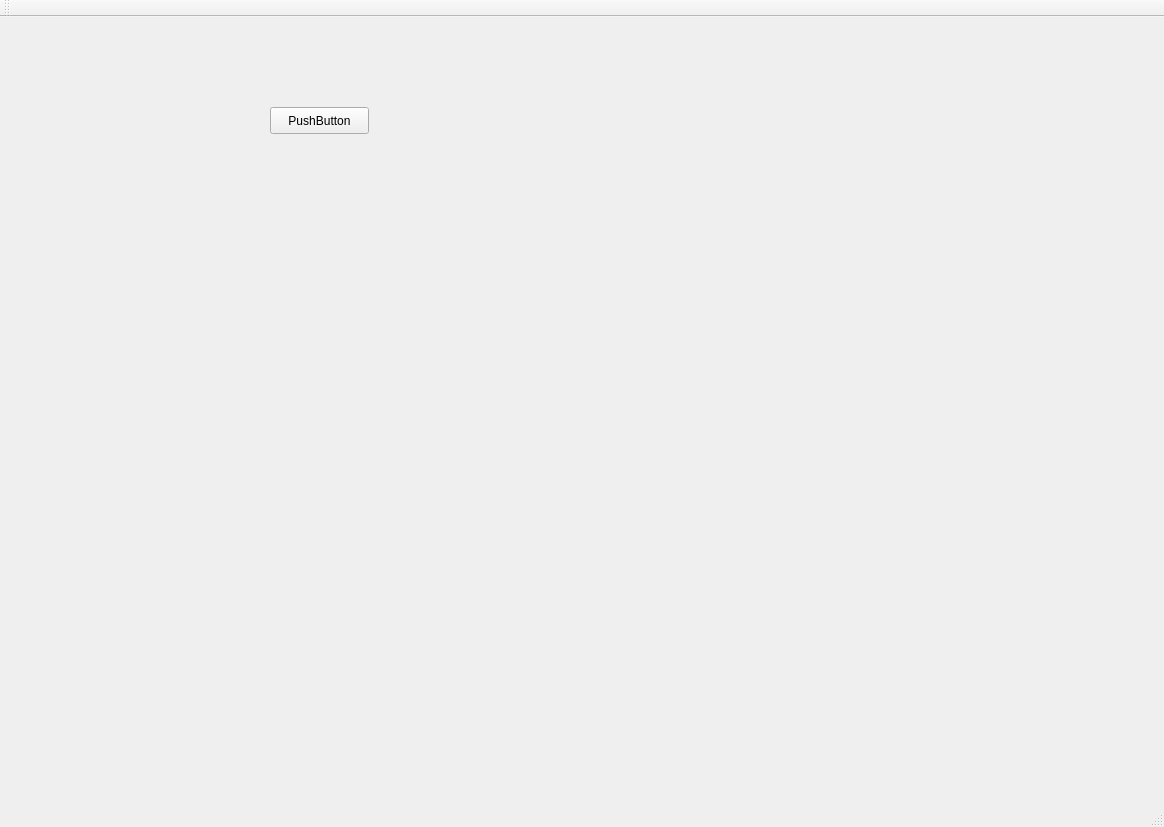
<?xml version="1.0" encoding="UTF-8"?>
<ui version="4.0">
 <class>FEniCS_BS_GUI</class>
 <widget class="QMainWindow" name="FEniCS_BS_GUI">
  <property name="geometry">
   <rect>
    <x>0</x>
    <y>0</y>
    <width>1164</width>
    <height>827</height>
   </rect>
  </property>
  <property name="windowTitle">
   <string>FEniCS_BS_GUI</string>
  </property>
  <widget class="QWidget" name="centralWidget">
   <widget class="QWidget" name="widget" native="true">
    <property name="geometry">
     <rect>
      <x>260</x>
      <y>80</y>
      <width>120</width>
      <height>80</height>
     </rect>
    </property>
    <widget class="QPushButton" name="pushButton">
     <property name="geometry">
      <rect>
       <x>10</x>
       <y>10</y>
       <width>99</width>
       <height>27</height>
      </rect>
     </property>
     <property name="text">
      <string>PushButton</string>
     </property>
    </widget>
   </widget>
  </widget>
  <widget class="QMenuBar" name="menuBar">
   <property name="geometry">
    <rect>
     <x>0</x>
     <y>0</y>
     <width>1164</width>
     <height>25</height>
    </rect>
   </property>
  </widget>
  <widget class="QToolBar" name="mainToolBar">
   <attribute name="toolBarArea">
    <enum>TopToolBarArea</enum>
   </attribute>
   <attribute name="toolBarBreak">
    <bool>false</bool>
   </attribute>
  </widget>
  <widget class="QStatusBar" name="statusBar"/>
 </widget>
 <layoutdefault spacing="6" margin="11"/>
 <resources/>
 <connections/>
</ui>
